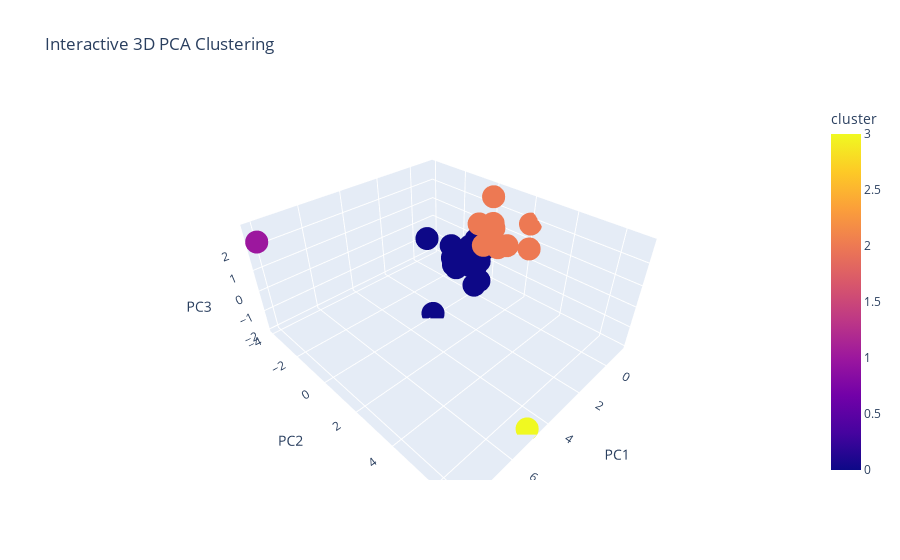

Here is the notebook cell this chart was saved with:
### Code cell
# Create an interactive 3D scatter plot
import plotly.express as px

fig = px.scatter_3d(
    pca_df_clustered, 
    x='PC1', 
    y='PC2', 
    z='PC3', 
    color='cluster',
    title='Interactive 3D PCA Clustering'
)
fig.show()

### Figure 1 — Plotly figure (JSON) as saved in the notebook; plotly's stock layout.template omitted (floating-point values rounded to 4 significant figures)
{"data": [{"hovertemplate": "PC1=%{x}<br>PC2=%{y}<br>PC3=%{z}<br>cluster=%{marker.color}<extra></extra>", "legendgroup": "", "marker": {"color": [2, 2, 0, 0, 2, 2, 2, 2, 2, 0, 0, 0, 0, 2, 0, 2, 0, 0, 2, 0, 0, 2, 0, 0, 0, 0, 0, 0, 2, 0, 0, 0, 1, 2, 0, 0, 3, 0, 0, 0, 0], "coloraxis": "coloraxis", "symbol": "circle"}, "mode": "markers", "name": "", "scene": "scene", "showlegend": false, "type": "scatter3d", "x": [-0.6007, -0.4583, -0.4331, -0.4718, -1.158, -0.5165, -0.4507, -0.3456, -0.6495, -0.759, -0.2482, -0.4384, -0.6934, 0.0605, -0.3934, -0.7962, 0.06407, -0.489, -0.3063, -0.5135, -0.3621, -0.6043, -0.4133, -0.4075, 0.609, -0.4502, -0.7647, -0.5563, -0.4251, 2.677, -0.6139, -0.5799, 8.089, -0.389, 0.8658, 0.1117, 4.792, -0.6324, -0.5931, -0.4581, -0.2979], "y": [0.8428, 0.4585, -0.1681, -0.2227, 2.041, 1.388, 0.5177, 0.7294, 0.4322, -0.2012, -1.376, -0.1753, -0.4738, 2.909, -0.1082, -0.4944, -1.27, -0.7327, 0.7034, -0.1428, -0.9869, 0.8274, -0.6741, -0.2125, 0.5635, -0.151, -0.5179, -1.938, 0.493, -0.01395, -0.4793, -0.3563, -3.897, 0.165, -2.262, 0.4283, 6.768, -2.108, 0.02148, -0.1357, -0.1911], "z": [0.4616, 0.9529, -0.6418, -0.4791, 1.86, 0.8041, 2.846, 1.478, 0.6003, -0.2177, -1.462, -0.6634, -0.5276, 1.499, -0.01276, 1.083, -1.099, -0.06254, 1.714, -0.6566, -0.7288, 0.4393, -1.077, -0.3514, -1.149, -0.6474, 0.205, -1.262, 1.058, -1.965, 0.3396, -0.1149, 2.301, 0.3794, 0.2756, -1.205, -1.987, -0.6522, 0.2099, -0.6353, -0.9096]}], "layout": {"coloraxis": {"colorbar": {"title": {"text": "cluster"}}, "colorscale": [[0, "#0d0887"], [0.1111, "#46039f"], [0.2222, "#7201a8"], [0.3333, "#9c179e"], [0.4444, "#bd3786"], [0.5556, "#d8576b"], [0.6667, "#ed7953"], [0.7778, "#fb9f3a"], [0.8889, "#fdca26"], [1, "#f0f921"]]}, "legend": {"tracegroupgap": 0}, "scene": {"domain": {"x": [0, 1], "y": [0, 1]}, "xaxis": {"title": {"text": "PC1"}}, "yaxis": {"title": {"text": "PC2"}}, "zaxis": {"title": {"text": "PC3"}}}, "title": {"text": "Interactive 3D PCA Clustering"}}}
